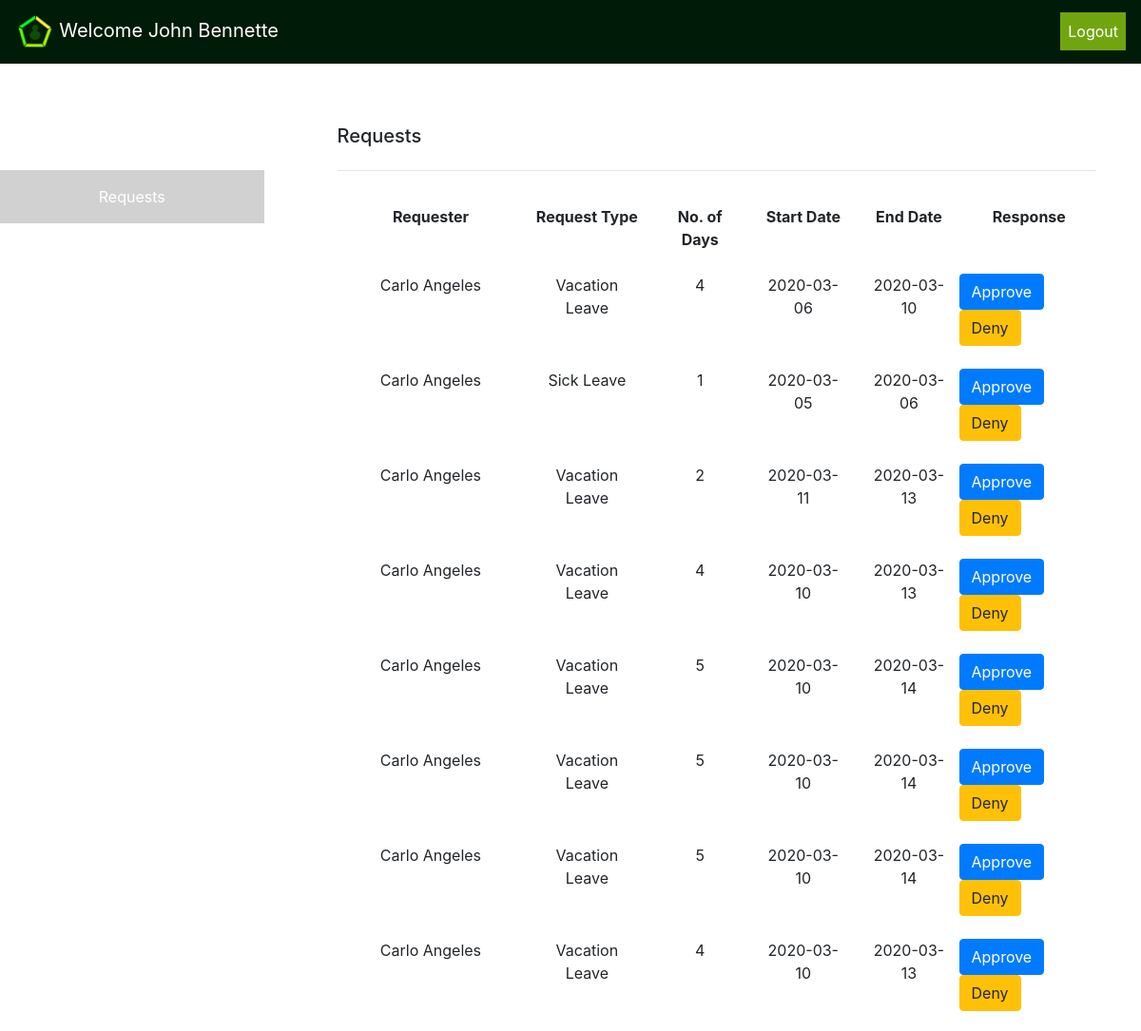
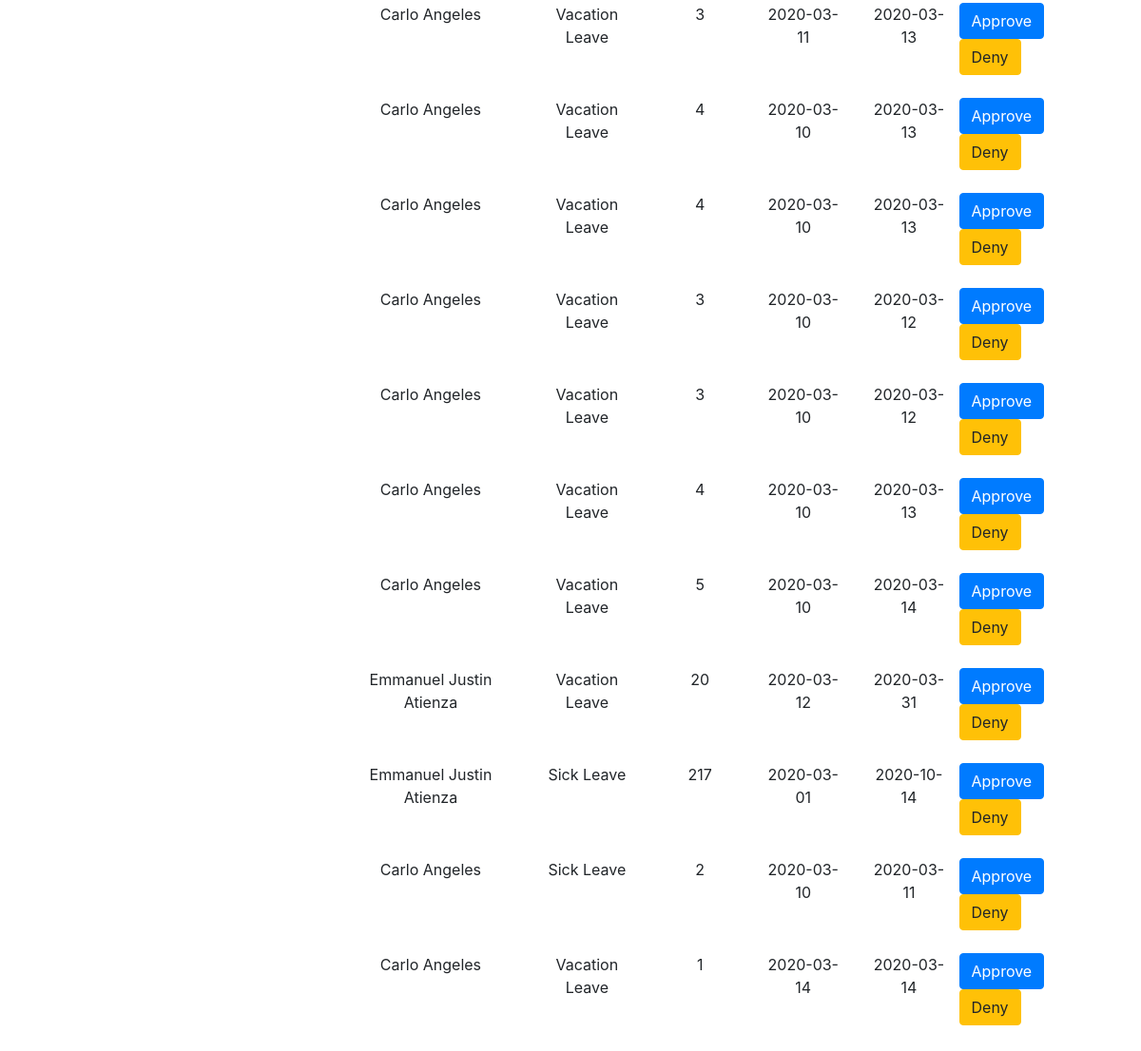
The app's page /user_hr/request.php (signed in) with its own data (2 pictures, top to bottom).
### tables this page shows
CREATE TABLE `tbl_emp_info` (
  `id` int(11) NOT NULL,
  `emp_id` int(45) DEFAULT NULL,
  `is_active` tinyint(4) DEFAULT NULL,
  `last_name` varchar(135) DEFAULT NULL,
  `first_name` varchar(135) DEFAULT NULL,
  `middle_name` varchar(135) DEFAULT NULL,
  `extension_name` varchar(135) DEFAULT NULL,
  `email_add` varchar(135) DEFAULT NULL,
  `dept_code` int(10) DEFAULT NULL,
  `position_code` int(10) DEFAULT NULL,
  `branch_code` int(10) DEFAULT NULL,
  `vl_bal` int(10) DEFAULT NULL,
  `sl_bal` int(10) DEFAULT NULL,
  `paternity_bal` int(10) DEFAULT NULL,
  `maternity_bal` int(10) DEFAULT NULL,
  `college_code` int(11) DEFAULT NULL
);

CREATE TABLE `leaverequest` (
  `leaverequestID` int(11) NOT NULL,
  `date_requested` date NOT NULL,
  `leaverequestType` varchar(100) NOT NULL,
  `leaverequestLocation` varchar(200) NOT NULL,
  `leaverequestNoOfDays` int(10) NOT NULL,
  `leaverequestStartDate` date NOT NULL,
  `leaverequestEndDate` date NOT NULL,
  `leaverequestCommutation` varchar(100) NOT NULL,
  `emp_id` varchar(40) NOT NULL,
  `leaverequestEmployeeName` varchar(500) NOT NULL,
  `emp_supervisor` varchar(500) NOT NULL,
  `emp_supervisor_response` varchar(50) NOT NULL,
  `emp_supervisor_remarks` varchar(500) DEFAULT NULL,
  `hr_status` varchar(15) NOT NULL,
  `hr_remarks` varchar(500) DEFAULT NULL,
  `respondedby_hr` varchar(40) DEFAULT NULL
);

### user_hr/request.php (the view, shortened to what this page needs)
<?php
    include_once('../connection.php');
    if(empty($_SESSION['ID_No'])){
        header("Location: ../index.php");
    }else{
        $ID_No = $_SESSION['ID_No'];
        $accountquery = "Select * from tbl_emp_info where emp_id = '$ID_No'";
        $result = mysqli_query($connection,$accountquery);
        $row = mysqli_fetch_array($result);
        if($row['emp_id'] == $ID_No){
            $firstName = $row['first_name'];
        }
    }
?>
<!DOCTYPE html>
<html lang="en">
<head>
    <?php include('css/bootstrap.php');?>
</head>
<body>
    <header>
        <?php include('nav.php');?>
    </header>
    <section id="wrapper">
        <div class="row">
            <div class="side-bar col-xl-3 col-lg-4">
                <a name="link" href="dashboard.php">
                    <div class="side-link text-center text-white p-3 mt-5">Dashboard</div>
                </a>
                <a name="link" href="request.php">
                    <div class="side-link-active text-center text-white p-3 mt-2">Requests</div>
                </a>
                <a href="admins.php">
                    <div class="side-link text-center text-white p-3 mt-2">Admins</div>
                </a>
                <a name="link" href="reports.php">
                    <div class="side-link text-center text-white p-3 mt-2">Reports</div>
                </a>
            </div>
            <div class="content col-xl-9 col-lg-8 overflow-hidden">
               <div class="container">
                    <div class="jumbotron bg-transparent">
                        <h5>Requests</h5>
                        <hr class="my-4">
                        <div class="table table-responsive">
                            <table id="mytable" class="table table-responsive table-borderless text-center">
                                <tr>
                                    <th>
                                        Requester
                                    </th>
                                    <th>
                                        Request Type
                                    </th>
                                    <th>
                                        No. of Days
                                    </th>
                                    <th>
                                        Start Date
                                    </th>
                                    <th>
                                        End Date
                                    </th>
                                    <th>
                                        Response
                                    </th>
                                </tr>
                                <?php
                                    $request_table_sql = "Select leaverequestEmployeeName, leaverequestType, leaverequestNoOfDays, leaverequestStartDate, leaverequestEndDate, leaverequestID, emp_id, emp_supervisor from leaverequest where hr_status = 'Pending'";
                                    $request_table_result = mysqli_query($connection,$request_table_sql);
                                    if($request_table_result -> num_rows > 0){
                                        while($row = $request_table_result -> fetch_assoc()){
                                            echo '<tr><td style="display:none;">' .$row["leaverequestID"] .'</td>'.
                                                 '<td style="display:none;">'. $row["emp_id"] . '</td>'.
                                                 '<td style="display:none;">'. $row["emp_supervisor"] . '</td>'.
                                                 '<td>'. $row["leaverequestEmployeeName"] . '</td>'.
                                                 '<td>'. $row["leaverequestType"] . '</td>'.
                                                 '<td>'. $row["leaverequestNoOfDays"] . '</td>'.
                                                 '<td>'. $row["leaverequestStartDate"] . '</td>'.
                                                 '<td>'. $row["leaverequestEndDate"] . '</td>'.
                                                 '<td>
                                                    <div class="row justify-content-between">
                                                        <form action="approved.php" method="post">
                                                            <input type="hidden" name="lr_ID" id="dStatus" value="'.$row['leaverequestID'].'">
                                                            <input type="hidden" name="lr_EID" id="dStatus" value="'.$row['emp_id'].'">
                                                            <input type="hidden" name="lr_super" id="dStatus" value="'.$row['emp_supervisor'].'">
                                                            <input type="hidden" name="lr_type" id="dtype" value="'.$row['leaverequestType'].'">
                                                            <button name="approved" class="btn btn-primary">Approve</button>
                                                        </form>
                                                        <button name="deny" class="btn btn-warning" id="deny_btn" onclick="modalOpen()">Deny</button>
                                                    </div>
                                                 </td> </tr>';
                                        }
                                    }
                                ?>
                            </table>
                        </div>
                    </div>
               </div>
            </div>
        </div>
    </section>
</body>
</html>

### user_hr/nav.php (shortened to what this page needs)
<nav class="navbar navbar-expand-lg navbar-dark">
    <a class="navbar-brand"><img src="../images/logohurk.png" alt=""> Welcome <?php echo $firstName;?></a>
    <div id="my-nav" class="collapse navbar-collapse">
        <ul class="navbar-nav w-100 justify-content-end">
            <li class="nav-item">
                <a class="nav-link text-white text-center" href="logout.php" tabindex="-1" aria-disabled="true">
                    Logout
                </a>
            </li>
        </ul>
    </div>
</nav>

### user_hr/css/bootstrap.php (style rules this page uses)
html,body { overflow:hidden; }
a { text-decoration: none !important; }
.side-bar { display: block; }
.side-link-active { background-color: #d1d1d1; }
.side-link { transition: 0.5s; }
html,body { overflow:auto; }
@media only screen and (min-width:992px) { html,body { overflow:hidden; } }

### user_hr/nav.php (style rules this page uses)
nav { background-color: #001B07; color: white; }
.nav-item { background-color: #71a510; }
.nav-link { text-decoration: none !important; }
img { width:10%; }

### records on screen
tbl_emp_info: first_name "John Bennette"
leaverequest: leaverequestEmployeeName "Carlo Angeles", leaverequestType "Vacation Leave", leaverequestNoOfDays "4", leaverequestStartDate "2020-03-06", leaverequestEndDate "2020-03-10"
leaverequest: leaverequestEmployeeName "Carlo Angeles", leaverequestType "Sick Leave", leaverequestNoOfDays "1", leaverequestStartDate "2020-03-05", leaverequestEndDate "2020-03-06"
leaverequest: leaverequestEmployeeName "Carlo Angeles", leaverequestType "Vacation Leave", leaverequestNoOfDays "2", leaverequestStartDate "2020-03-11", leaverequestEndDate "2020-03-13"
leaverequest: leaverequestEmployeeName "Carlo Angeles", leaverequestType "Vacation Leave", leaverequestNoOfDays "4", leaverequestStartDate "2020-03-10", leaverequestEndDate "2020-03-13"
leaverequest: leaverequestEmployeeName "Carlo Angeles", leaverequestType "Vacation Leave", leaverequestNoOfDays "5", leaverequestStartDate "2020-03-10", leaverequestEndDate "2020-03-14"
leaverequest: leaverequestEmployeeName "Carlo Angeles", leaverequestType "Vacation Leave", leaverequestNoOfDays "5", leaverequestStartDate "2020-03-10", leaverequestEndDate "2020-03-14"
leaverequest: leaverequestEmployeeName "Carlo Angeles", leaverequestType "Vacation Leave", leaverequestNoOfDays "5", leaverequestStartDate "2020-03-10", leaverequestEndDate "2020-03-14"
leaverequest: leaverequestEmployeeName "Carlo Angeles", leaverequestType "Vacation Leave", leaverequestNoOfDays "4", leaverequestStartDate "2020-03-10", leaverequestEndDate "2020-03-13"
leaverequest: leaverequestEmployeeName "Carlo Angeles", leaverequestType "Vacation Leave", leaverequestNoOfDays "3", leaverequestStartDate "2020-03-11", leaverequestEndDate "2020-03-13"
leaverequest: leaverequestEmployeeName "Carlo Angeles", leaverequestType "Vacation Leave", leaverequestNoOfDays "4", leaverequestStartDate "2020-03-10", leaverequestEndDate "2020-03-13"
leaverequest: leaverequestEmployeeName "Carlo Angeles", leaverequestType "Vacation Leave", leaverequestNoOfDays "4", leaverequestStartDate "2020-03-10", leaverequestEndDate "2020-03-13"
leaverequest: leaverequestEmployeeName "Carlo Angeles", leaverequestType "Vacation Leave", leaverequestNoOfDays "3", leaverequestStartDate "2020-03-10", leaverequestEndDate "2020-03-12"
leaverequest: leaverequestEmployeeName "Carlo Angeles", leaverequestType "Vacation Leave", leaverequestNoOfDays "3", leaverequestStartDate "2020-03-10", leaverequestEndDate "2020-03-12"
leaverequest: leaverequestEmployeeName "Carlo Angeles", leaverequestType "Vacation Leave", leaverequestNoOfDays "4", leaverequestStartDate "2020-03-10", leaverequestEndDate "2020-03-13"
leaverequest: leaverequestEmployeeName "Carlo Angeles", leaverequestType "Vacation Leave", leaverequestNoOfDays "5", leaverequestStartDate "2020-03-10", leaverequestEndDate "2020-03-14"
leaverequest: leaverequestEmployeeName "Emmanuel Justin Atienza", leaverequestType "Vacation Leave", leaverequestNoOfDays "20", leaverequestStartDate "2020-03-12", leaverequestEndDate "2020-03-31"
leaverequest: leaverequestEmployeeName "Emmanuel Justin Atienza", leaverequestType "Sick Leave", leaverequestNoOfDays "217", leaverequestStartDate "2020-03-01", leaverequestEndDate "2020-10-14"
leaverequest: leaverequestEmployeeName "Carlo Angeles", leaverequestType "Sick Leave", leaverequestNoOfDays "2", leaverequestStartDate "2020-03-10", leaverequestEndDate "2020-03-11"
leaverequest: leaverequestEmployeeName "Carlo Angeles", leaverequestType "Vacation Leave", leaverequestNoOfDays "1", leaverequestStartDate "2020-03-14", leaverequestEndDate "2020-03-14"
